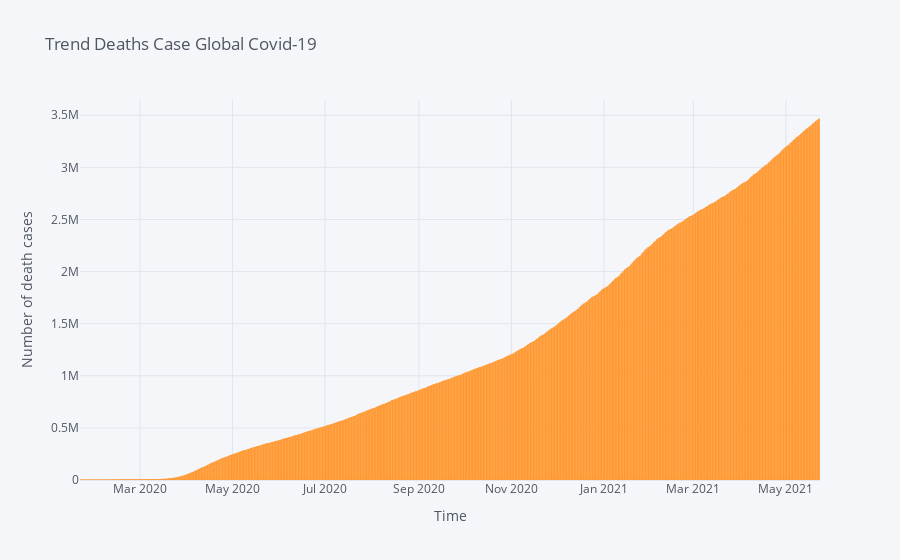

Notebook code cell kept with this figure:
### Markdown cell above
### **Trend Deaths Case Global Covid-19**

### Code cell
dataGroup.iplot(kind = "bar", y = "Deaths", title = "Trend Deaths Case Global Covid-19",
                      xTitle = "Time", yTitle = 'Number of death cases')

### Figure 1 — Plotly figure (JSON) as saved in the notebook; plotly's stock layout.template omitted (floating-point values rounded to 4 significant figures; data arrays with more than 128 entries replaced by an {"elided": "..."} marker saying what was removed)
{"data": [{"name": "Deaths", "text": "", "y": {"elided": "488 int values"}, "marker": {"color": "rgba(255, 153, 51, 0.6)", "line": {"color": "rgba(255, 153, 51, 1.0)", "width": 1}}, "x": {"elided": "488 str values"}, "type": "bar", "orientation": "v"}], "layout": {"title": {"text": "Trend Deaths Case Global Covid-19", "font": {"color": "#4D5663"}}, "paper_bgcolor": "#F5F6F9", "plot_bgcolor": "#F5F6F9", "yaxis": {"tickfont": {"color": "#4D5663"}, "zerolinecolor": "#E1E5ED", "title": {"text": "Number of death cases", "font": {"color": "#4D5663"}}, "gridcolor": "#E1E5ED", "showgrid": true}, "xaxis": {"tickfont": {"color": "#4D5663"}, "zerolinecolor": "#E1E5ED", "title": {"text": "Time", "font": {"color": "#4D5663"}}, "gridcolor": "#E1E5ED", "showgrid": true}, "legend": {"bgcolor": "#F5F6F9", "font": {"color": "#4D5663"}}}}
